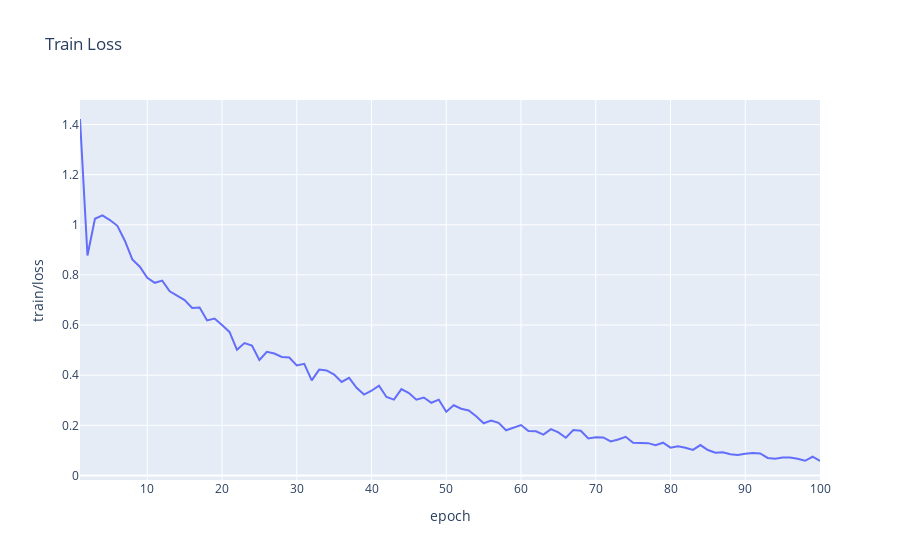

Here is the notebook cell this chart was saved with:
### Code cell
fig=px.line(df_complicated,x='epoch',y='train/loss',title='Train Loss')
fig.show()
